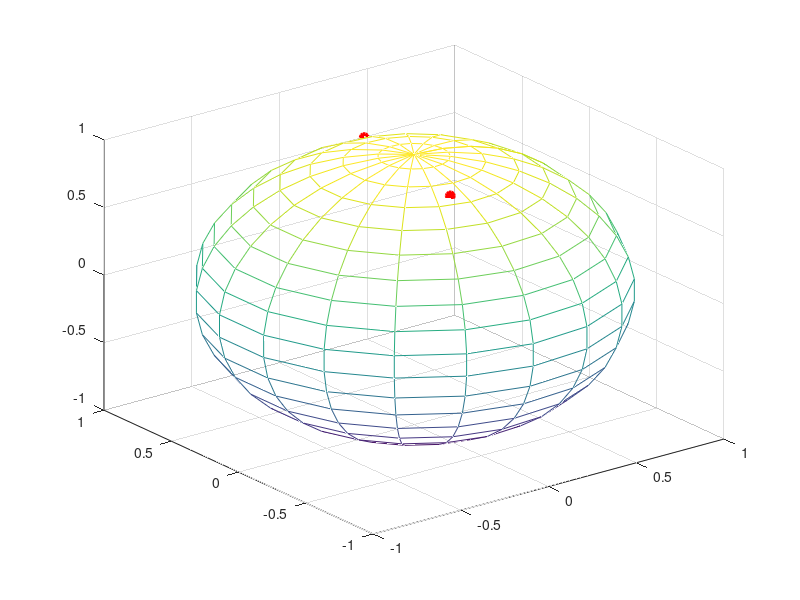

The MATLAB source for this figure:

close all


FilesNN = dir('/Users/zhousq/Documents/Research/GNN/data/pose/4/pose/DroneNN_main/*.txt');
FilesNP = dir('/Users/zhousq/Documents/Research/GNN/data/pose/4/pose/DroneNP_main/*.txt');
FilesPN = dir('/Users/zhousq/Documents/Research/GNN/data/pose/4/pose/DronePN_main/*.txt');
FilesPP = dir('/Users/zhousq/Documents/Research/GNN/data/pose/4/pose/DronePP_main/*.txt');
FilesZZ = dir('/Users/zhousq/Documents/Research/GNN/data/pose/4/pose/DroneZZ_main/*.txt');
n = length(FilesNN);



%initilizing all drones
NN = zeros(n,8); %each camera pose has 8 rows and n columns, this line is for initialization
NP = zeros(n,8);
PN = zeros(n,8);
PP = zeros(n,8);
ZZ = zeros(n,8);


for k = 1:n
    Filesname = ['/Users/zhousq/Documents/Research/GNN/data/pose/4/pose/DroneNN_main/', FilesNN(k).name];
    NN(k,:) = importdata(Filesname);
      

    Filesname = ['/Users/zhousq/Documents/Research/GNN/data/pose/4/pose/DroneNP_main/', FilesNP(k).name];
    full_data2{k} = importdata(Filesname);
    NP(k,:) = full_data2{k};
    
    
    Filesname = ['/Users/zhousq/Documents/Research/GNN/data/pose/4/pose/DronePN_main/', FilesPN(k).name];
    full_data3{k} = importdata(Filesname);
    PN(k,:) = full_data3{k};
    
    Filesname = ['/Users/zhousq/Documents/Research/GNN/data/pose/4/pose/DronePP_main/', FilesPP(k).name];
    full_data4{k} = importdata(Filesname);
    PP(k,:) = full_data4{k};
    
    Filesname = ['/Users/zhousq/Documents/Research/GNN/data/pose/4/pose/DroneZZ_main/', FilesZZ(k).name];
    full_data5{k} = importdata(Filesname);
    ZZ(k,:) = full_data5{k};
end


for k = 1:n
    tempQ_NN = [];
    tempQ_NP = [];
    tempQ_PN = [];
    tempQ_PP = [];
    tempQ_ZZ = [];
    
    for i = 5:8
        tempQ_NN = [tempQ_NN,NN(k,i)];
        tempQ_NP = [tempQ_NP,NP(k,i)];
        tempQ_PN = [tempQ_PN,PN(k,i)];
        tempQ_PP = [tempQ_PP,PP(k,i)];
        tempQ_ZZ = [tempQ_ZZ,ZZ(k,i)];
    end
   
    R_NN = quat2rotm(tempQ_NN);
    R_NP = quat2rotm(tempQ_NP);
    R_PN = quat2rotm(tempQ_PN);
    R_PP = quat2rotm(tempQ_PP);
    R_ZZ = quat2rotm(tempQ_ZZ);
    
    
    t_NN = [];
    t_NP = [];
    t_PN = [];
    t_PP = [];
    t_ZZ = [];
    for j = 2:4
        t_NN = [t_NN,NN(k,j)];
        t_NP = [t_NP,NP(k,j)];
        t_PN = [t_PN,PN(k,j)];
        t_PP = [t_PP,PP(k,j)];
        t_ZZ = [t_ZZ,ZZ(k,j)];
    end
    
    pose_NN = rigid3d(R_NN,t_NN);
    cam_NN = plotCamera('AbsolutePose',pose_NN,'Size',0.1,'Color',[0 0.4470 0.7410]);
    
    pose_NP = rigid3d(R_NP,t_NP);
    cam_NP = plotCamera('AbsolutePose',pose_NP,'Size',0.1,'Color',[0.8500 0.3250 0.0980]);
    
    pose_PN = rigid3d(R_PN,t_PN);
    cam_PN = plotCamera('AbsolutePose',pose_PN,'Size',0.1,'Color',[0.92980 0.6940 0.1250]);
    
    pose_PP = rigid3d(R_PP,t_PP);
    cam_PP = plotCamera('AbsolutePose',pose_PP,'Size',0.1,'Color',[0.4660 0.6740 0.1880]);
    
    pose_ZZ = rigid3d(R_ZZ,t_ZZ);
    cam_ZZ = plotCamera('AbsolutePose',pose_ZZ,'Size',0.1,'Color',[0.3010 0.7450 0.9330]);
    
    
    xlim([50 75])
    ylim([-52 -30])
    zlim([2 4])
    
%     pose_NP = rigid3d(R_NP,t_NP);
%     cam_NP = plotCamera('AbsolutePose',pose_NP,'Size',0.1,'Color',[0.8500 0.3250 0.0980]);
%     
%     pose_PN = rigid3d(R_PN,t_PN);
%     cam_PN = plotCamera('AbsolutePose',pose_PN,'Size',0.1,'Color',[0.92980 0.6940 0.1250]);
%     
%     pose_PP = rigid3d(R_PP,t_PP);
%     cam_PP = plotCamera('AbsolutePose',pose_PP,'Size',0.1,'Color',[0.4660 0.6740 0.1880]);
%     
%     pose_ZZ = rigid3d(R_ZZ,t_ZZ);
%     cam_ZZ = plotCamera('AbsolutePose',pose_ZZ,'Size',0.1,'Color',[0.3010 0.7450 0.9330]);
%     
    
%     xlim([20 60])
%     ylim([-35 -15])
%     zlim([0 7])
    xlabel('X-axis in meters')
    ylabel('Y-axis in meters') 
    zlabel('Z-axis in meters')
    hold on;
end


%https://www.mathworks.com/matlabcentral/answers/44589-mapping-a-graph-on-a-sphere
%https://www.mathworks.com/matlabcentral/answers/350362-how-to-create-a-spherical-graph-with-points-that-are-latitude-and-longitude
% Generate a unit sphere
theta=linspace(0,2*pi,20);
phi=linspace(0,pi,20);
[theta,phi]=meshgrid(theta,phi);
rho=1;
x=rho*sin(phi).*cos(theta);
y=rho*sin(phi).*sin(theta);
z=rho*cos(phi);
p1 = mesh(x,y,z);
px = [0.1 -0.1]; % x coordinates.
py = [0.5 -0.4]; % y coordinates.
pPhi = asin(sqrt(px.^2+py.^2)/rho);
hold on;
set(p1,'FaceAlpha',0);
p2 = plot3(px,py,rho*cos(pPhi),'ro');
set(p2,'MarkerFaceColor','red','LineStyle','-','LineWidth',2);